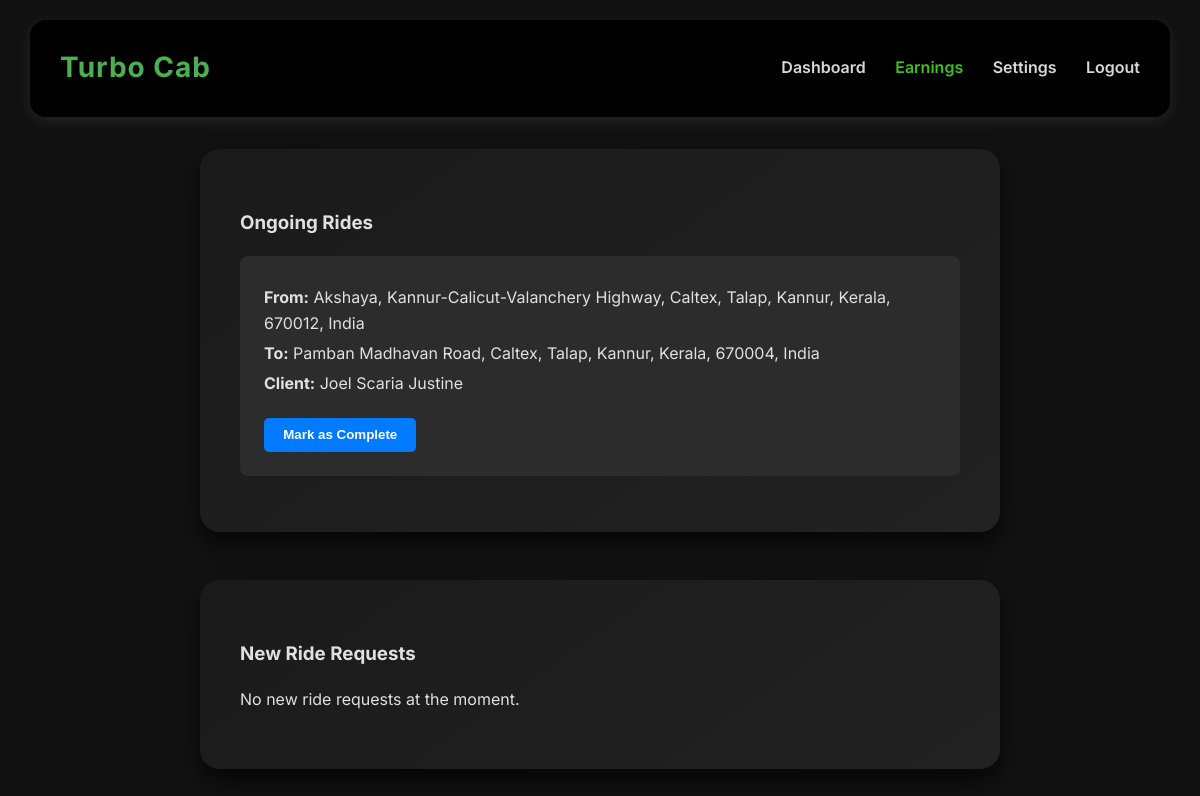
Before: /driverpages/ (signed in) with the older database file.
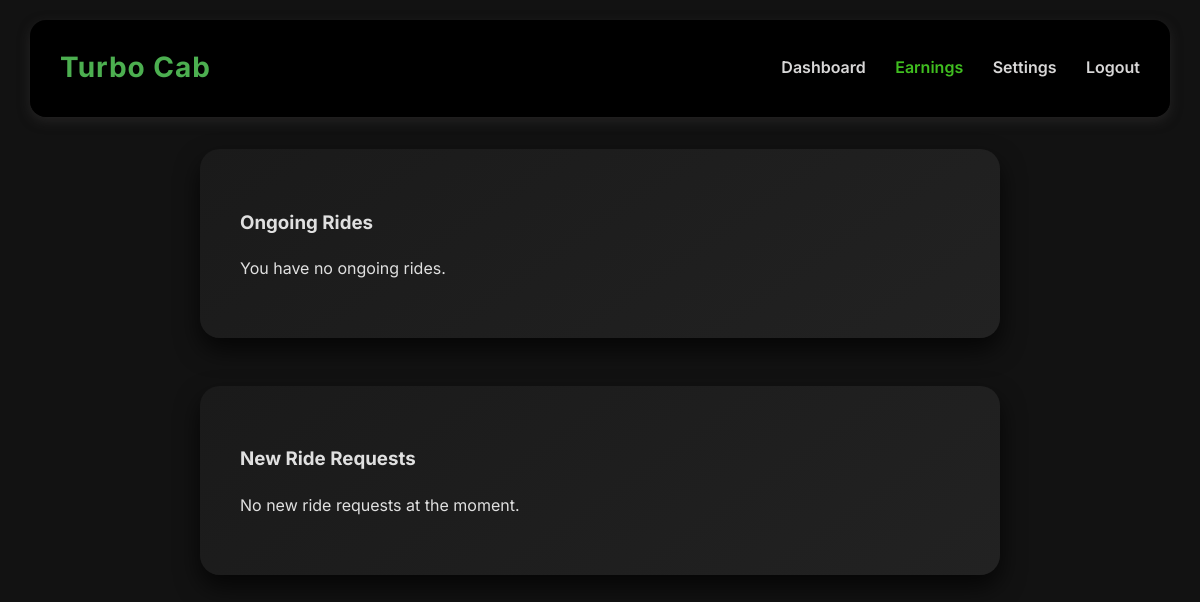
After: the same page with the newer database file.
### riderpages/models.py (models this page shows, shortened)
class Ride(models.Model):
    user = models.ForeignKey(
        settings.AUTH_USER_MODEL,
        on_delete=models.CASCADE,
        related_name='rides_as_rider'
    )
    pickup_location = models.CharField(max_length=255)
    drop_location = models.CharField(max_length=255)
    car_type = models.CharField(max_length=10, choices=CAR_CHOICES)
    distance = models.DecimalField(max_digits=10, decimal_places=2, null=True, blank=True)
    fare = models.DecimalField(max_digits=10, decimal_places=2, null=True, blank=True)
    transaction_id = models.CharField(max_length=100, null=True, blank=True)
    driver = models.ForeignKey(
        'driverpages.DriverProfile',
        on_delete=models.SET_NULL,
        related_name='rides_as_driver',
        null=True,
        blank=True
    )
    payment_method = models.CharField(
        max_length=20,
        choices=PAYMENT_METHOD_CHOICES,
        null=True,
        blank=True
    )
    status = models.CharField(max_length=20, choices=STATUS_CHOICES, default='PENDING')
    created_at = models.DateTimeField(auto_now_add=True)

### account/models.py (models this page shows, shortened)
class CustomUser(AbstractUser):
    ROLE_CHOICES = [
        ('driver', 'Driver'),
        ('rider', 'Rider'),
        ('admin', 'Admin'),
    ]
    full_name = models.CharField(max_length=100)
    email = models.EmailField(unique=True)
    role = models.CharField(max_length=10, choices=ROLE_CHOICES)
    phone = models.CharField(max_length=10, default="9999999999")
    USERNAME_FIELD = 'email'
    REQUIRED_FIELDS = ['username', 'full_name', 'role']

### driverpages/views.py (the view)
# urls.py: path('', views.homepage, name='homepage'),
@login_required
def homepage(request):
    driver_profile = get_object_or_404(DriverProfile, user=request.user)
    available_rides = Ride.objects.filter(status='CONFIRMED', driver__isnull=True)
    ongoing_rides = Ride.objects.filter(driver=driver_profile, status='ACCEPTED')
    context = {
        'driver': driver_profile,
        'ride_requests': available_rides,
        'ongoing_rides': ongoing_rides, # Pass ongoing rides to the template
    }
    return render(request, 'driverpages/homepage.html', context)

### templates/driverpages/homepage.html (shortened to what this page needs)
{% extends 'driverpages/base.html' %}
{% load static %}
{% block content %}
<div class="ride-container">
    <section class="ride-section">
        <h3>Ongoing Rides</h3>
        {% for ride in ongoing_rides %}
            <div class="ride-card">
                <div class="ride-details">
                    <p><strong>From:</strong> {{ ride.pickup_location }}</p>
                    <p><strong>To:</strong> {{ ride.drop_location }}</p>
                    <p><strong>Client:</strong> {{ ride.user.full_name }}</p>
                </div>
                <div class="ride-actions">
                    <form method="post" action="{% url 'driverpages:complete_ride' ride.id %}">
                        <button type="submit" class="btn complete">Mark as Complete</button>
                    </form>
                </div>
            </div>
        {% empty %}
            <p>You have no ongoing rides.</p>
        {% endfor %}
    </section>
    <section class="ride-section">
        <h3>New Ride Requests</h3>
        {% for ride in ride_requests %}
            <div class="ride-card">
                <div class="ride-details">
                    <p><strong>From:</strong> {{ ride.pickup_location }}</p>
                    <p><strong>To:</strong> {{ ride.drop_location }}</p>
                    <p><strong>Fare:</strong> ₹{{ ride.fare|floatformat:2 }}</p>
                </div>
                <div class="ride-actions">
                    <form method="post" action="{% url 'driverpages:accept_ride' ride.id %}">
                        {% csrf_token %}
                        <button type="submit" class="btn accept">Accept</button>
                    </form>
                    <form method="post" action="{% url 'driverpages:decline_ride' ride.id %}">
                        {% csrf_token %}
                        <button type="submit" class="btn decline">Decline</button>
                    </form>
                </div>
            </div>
        {% empty %}
            <p>No new ride requests at the moment.</p>
        {% endfor %}
    </section>
</div>
{% endblock %}

Changed rows visible on the page:
no longer on this page (row edited): Ride: pickup_location "Akshaya, Kannur-Calicut-Valanchery Highway, Caltex, Talap, Kannur, Kerala, 670012, India", drop_location "Pamban Madhavan Road, Caltex, Talap, Kannur, Kerala, 670004, India", user.full_name "Joel Scaria Justine"
Other visible differences:
text now shown: "You have no ongoing rides."
